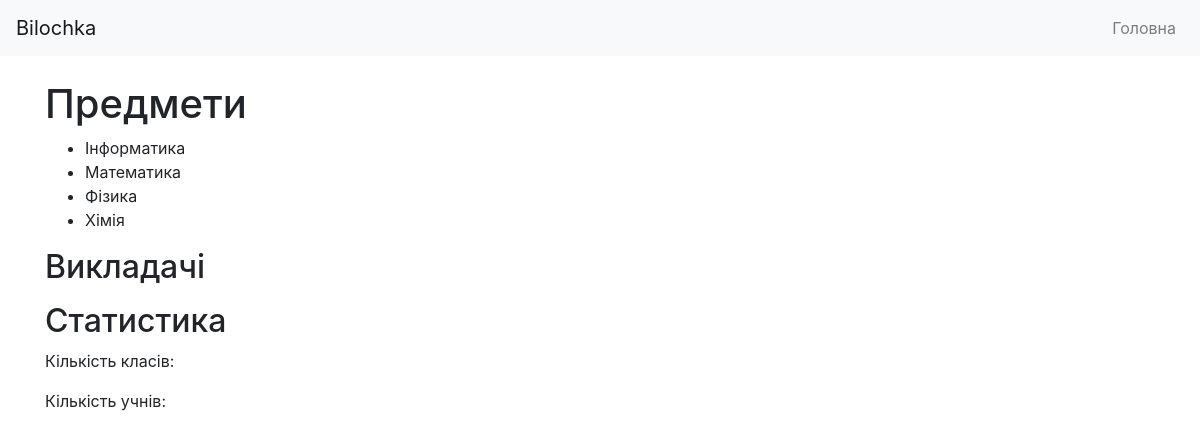
The page /subjects/ (signed in) on the database as committed earlier.
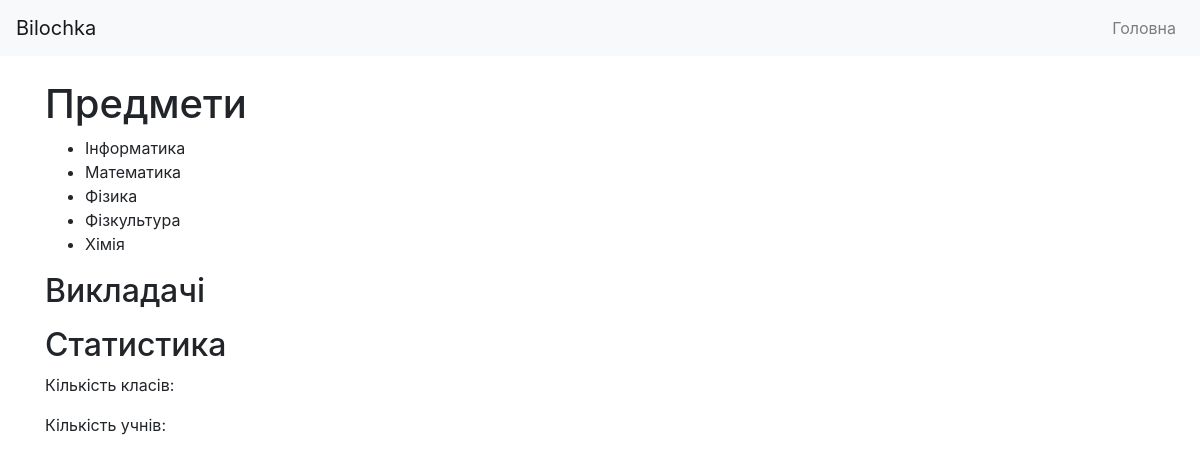
The same page on the database as committed later.
### main/models.py (models this page shows, shortened)
class Subject(models.Model):
    name = models.CharField(max_length=255)
    description = models.TextField(blank=True, null=True)

### main/views.py (the view)
# urls.py: path('subjects/', views.subject_list, name='subject_list'),
@login_required
def subject_list(request):
    subjects = Subject.objects.all().order_by('name')
    return render(request, 'main/subject_list.html', {'subjects': subjects})

### templates/main/subject_list.html (shortened to what this page needs)
{% extends 'base.html' %}
{% block content %}
<h1>Предмети</h1>
<ul>
    {% for subject in subjects %}
        <li>{{ subject.name }}</li>
    {% endfor %}
</ul>
<h2>Викладачі</h2>
<h2>Статистика</h2>
<p>Кількість класів: {{ num_classes }}</p>
<p>Кількість учнів: {{ num_students }}</p>
{% endblock %}

Rows that differ between the two databases and show on the page:
added Subject: name "Фізкультура"
